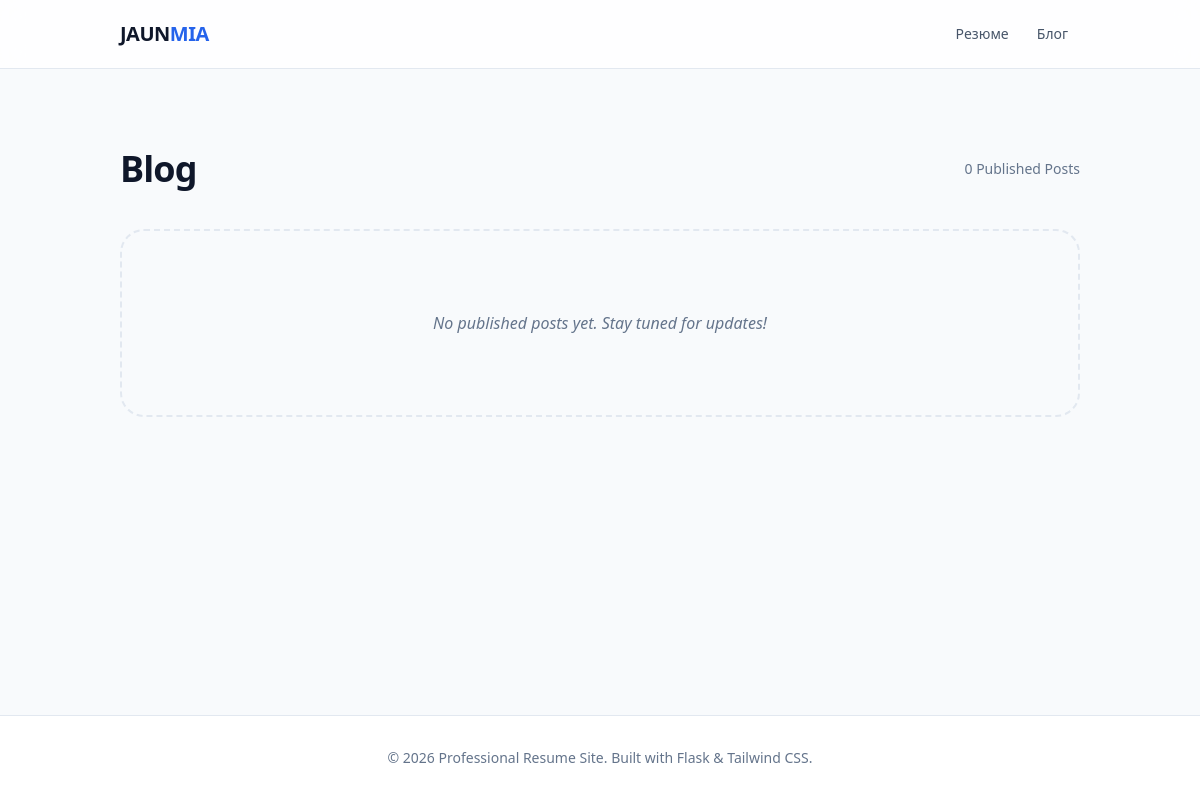
The page /blog/ on the database as committed earlier.
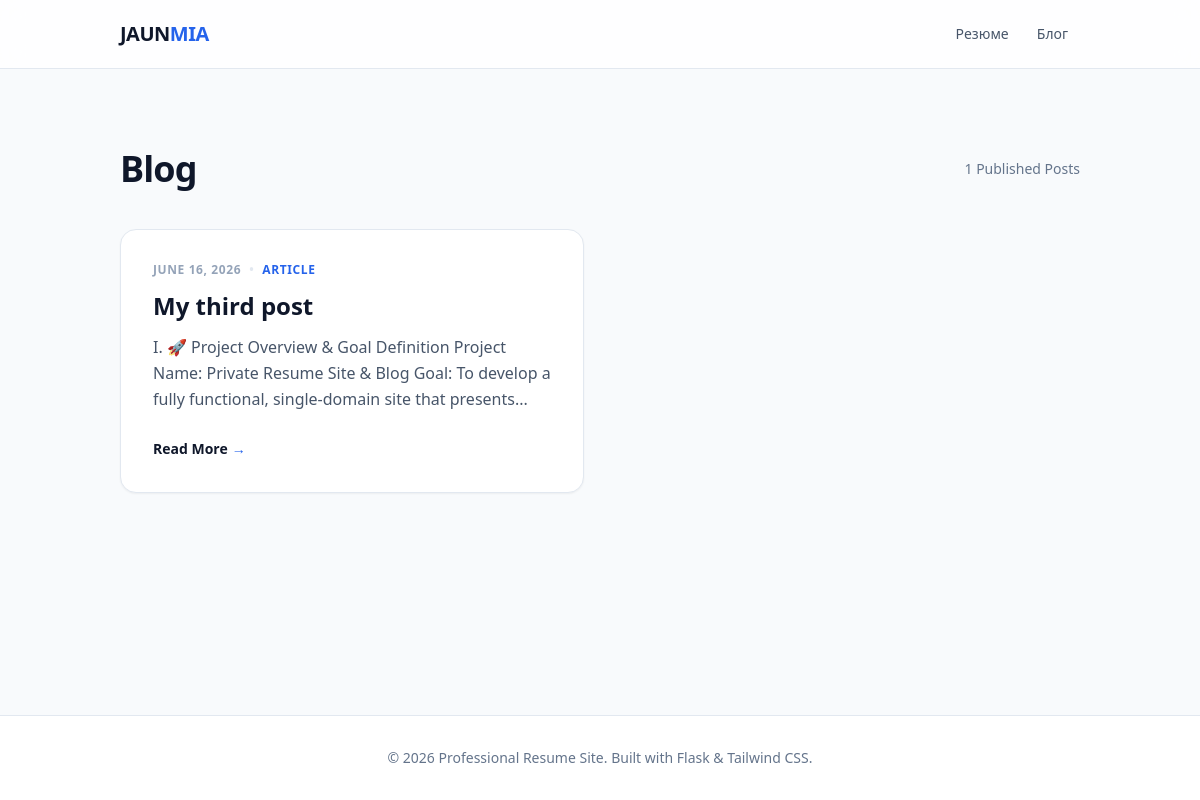
The same page on the database as committed later.
### blog/models.py (models this page shows, shortened)
class BlogPost(db.Model):
    __tablename__ = 'blog_posts'
    id = db.Column(db.Integer, primary_key=True)
    title = db.Column(db.String(200), nullable=False)
    slug = db.Column(db.String(200), unique=True, nullable=False) # URL-friendly version of title
    date_posted = db.Column(db.DateTime, default=datetime.utcnow)
    content = db.Column(db.Text, nullable=False)
    is_published = db.Column(db.Boolean, default=False)

### blog/routes.py (the view)
@blog_bp.route('/')
def index():
    try:
        posts = BlogPost.query.filter_by(is_published=True).order_by(BlogPost.date_posted.desc()).all()
        return render_template('blog/index.html', posts=posts)
    except Exception as e:
        abort(500)

### templates/blog/index.html (shortened to what this page needs)
{% extends "base.html" %}
{% block content %}
<div class="py-10">
    <div class="flex justify-between items-center mb-10">
        <h1 class="text-4xl font-extrabold text-slate-900 tracking-tight">Blog</h1>
        <span class="text-sm text-slate-500 font-medium">{{ posts|length }} Published Posts</span>
    </div>
    <div class="grid grid-cols-1 md:grid-cols-2 gap-8">
        {% for post in posts %}
        <article class="group bg-white p-8 rounded-2xl border border-slate-200 shadow-sm hover:shadow-md transition-all hover:-translate-y-1">
            <div class="flex items-center gap-2 text-xs font-bold text-slate-400 uppercase tracking-wider mb-3">
                <span>{{ post.date_posted.strftime('%B %d, %Y') }}</span>
                <span class="text-slate-200">•</span>
                <span class="text-blue-600">Article</span>
            </div>
            <h2 class="text-2xl font-bold text-slate-900 mb-3 group-hover:text-blue-600 transition-colors">
                {{ post.title }}
            </h2>
            <p class="text-slate-600 leading-relaxed mb-6 line-clamp-3">
                {{ post.content | markdown | striptags | truncate(160) }}
            </p>
            <a href="{{ url_for('blog.post', slug=post.slug) }}" class="text-sm font-bold text-slate-900 inline-flex items-center gap-1 group-hover:gap-2 transition-all">
                Read More
                <span class="text-blue-600">→</span>
            </a>
        </article>
        {% else %}
        <div class="col-span-full text-center py-20 bg-slate-50 rounded-3xl border-2 border-dashed border-slate-200">
            <p class="text-slate-500 italic">No published posts yet. Stay tuned for updates!</p>
        </div>
        {% endfor %}
    </div>
</div>
{% endblock %}

Rows that differ between the two databases and show on the page:
now on this page (row edited): BlogPost: date_posted "JUNE 16, 2026", title "My third post", content "I. 🚀 Project Overview & Goal Definition Project Name: Private Resume Site & Blog Goal: To develop a fully functional, single-domain site that presents..."
Other text that changed with them:
{{ posts|length }}: "0" → "1"
text no longer shown: "No published posts yet. Stay tuned for updates!"
